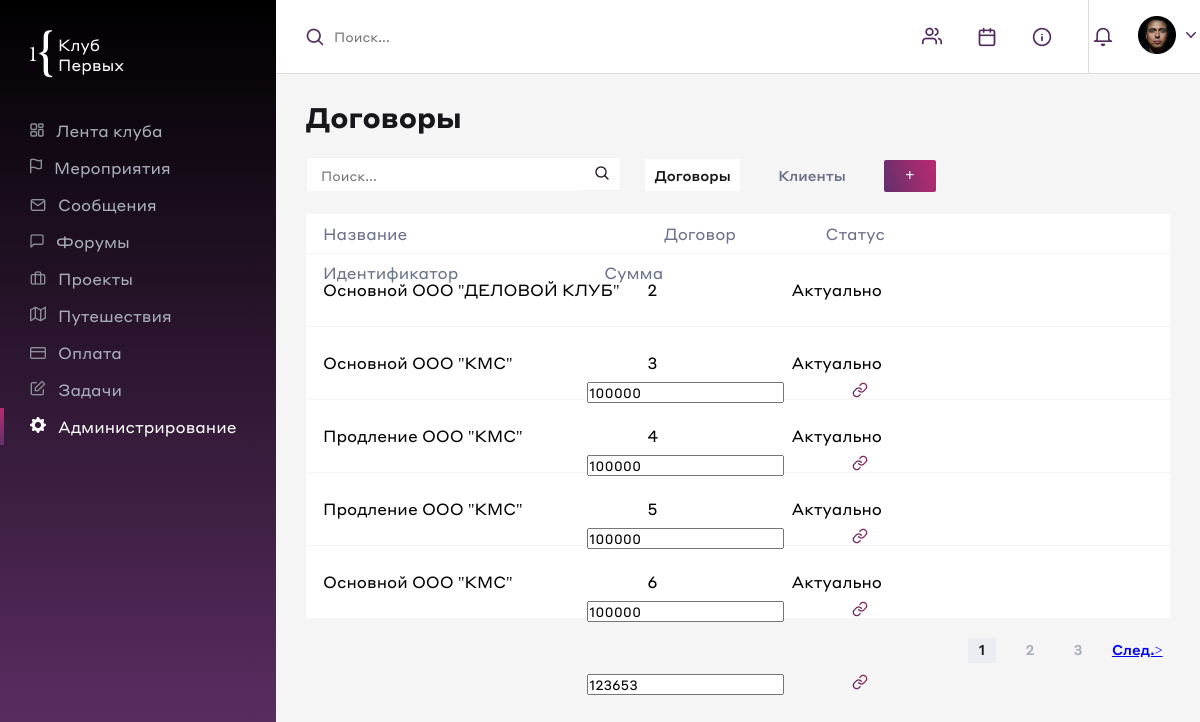
The page / on the database its author committed.
### main/models.py (models this page shows, shortened)
class ContractTemplate(models.Model):
    class Statuses(models.TextChoices):
        actual = 'Актуально', 'Актуально'
        outdated = 'Устарело', 'Устарело'
    class Types(models.TextChoices):
        basic = 'Основной', 'Основной'
        renewal = 'Продление', 'Продление'
    class Companies(models.TextChoices):
        CMS = 'ООО "КМС"', ('ООО "КМС"')
        DC = 'ООО "ДЕЛОВОЙ КЛУБ"', ('ООО "ДЕЛОВОЙ КЛУБ"')
    name = models.CharField('Название', null=False, max_length=50, blank=True)
    template_of_contract = models.FileField('Шаблон договора', null=False, upload_to='upload/', validators=[check_format_of_file])
    amount = models.PositiveIntegerField('Сумма', null=True)
    status = models.CharField('Статус', choices=Statuses.choices, default=Statuses.actual, max_length=100)
    type = models.CharField('Тип', choices=Types.choices, null=False, max_length=50)
    company = models.CharField('Компания', choices=Companies.choices, null=False, max_length=50)
    class Meta:
        verbose_name = 'Шаблон контракта'
        verbose_name_plural = 'Шаблоны контрактов'

### main/views.py (the view)
# urls.py: path('', views.ContractTemplateListAndCreateView.as_view(), name='contract_template_list'),
class ContractTemplateListAndCreateView(ContractTemplateListAndCreateContractMixin, View):
    queryset = get_template_contracts()
    form_contract = get_contract_form()
    form_contract_template = get_contract_template_form()
    template_name = 'contract_templates_list.html'

### main/utils.py (called while the page is built)
    def get(self, request):
        paginator = Paginator(self.queryset, 5)
        page_number = request.GET.get('page')
        page_obj = paginator.get_page(page_number)
        return render(request, self.template_name, {'contract_template_list': page_obj,
                                                    'form_contract': self.form_contract,
                                                    'form_contract_template': self.form_contract_template
                                                    })

### templates/contract_templates_list.html (shortened to what this page needs)
{% load static %}
<!DOCTYPE html>
<html lang="en">
<head>
    <link rel="stylesheet" href="{% static 'admin.css' %}" class="css" />
</head>
<body>
    <div class="admin_navbar">
        <div class="admin_navbar_logo"><img src="{% static 'admin_img/cotf_logo.png' %}"></div>
        <div class="admin_navbar_menu">
            <div class="admin_navbar_menu_item">
                <div class="item_indicator"></div>
                <div class="item_logo"><img src="{% static 'admin_img/panel/news.png' %}"></div>
                <div class="item_link">Лента клуба</div>
            </div>
            <div class="admin_navbar_menu_item">
                <div class="item_indicator"></div>
                <div class="item_logo"><img src="{% static 'admin_img/panel/merop.png' %}"></div>
                <div class="item_link">Мероприятия</div>
            </div>
            <div class="admin_navbar_menu_item">
                <div class="item_indicator"></div>
                <div class="item_logo"><img src="{% static 'admin_img/panel/messages.png' %}"></div>
                <div class="item_link">Сообщения</div>
            </div>
            <div class="admin_navbar_menu_item">
                <div class="item_indicator"></div>
                <div class="item_logo"><img src="{% static 'admin_img/panel/forums.png' %}"></div>
                <div class="item_link">Форумы</div>
            </div>
            <div class="admin_navbar_menu_item">
                <div class="item_indicator"></div>
                <div class="item_logo"><img src="{% static 'admin_img/panel/projs.png' %}"></div>
                <div class="item_link">Проекты</div>
            </div>
            <div class="admin_navbar_menu_item">
                <div class="item_indicator"></div>
                <div class="item_logo"><img src="{% static 'admin_img/panel/travels.png' %}"></div>
                <div class="item_link">Путешествия</div>
            </div>
            <div class="admin_navbar_menu_item">
                <div class="item_indicator"></div>
                <div class="item_logo"><img src="{% static 'admin_img/panel/pay.png' %}"></div>
                <div class="item_link">Оплата</div>
            </div>
            <div class="admin_navbar_menu_item">
                <div class="item_indicator"></div>
                <div class="item_logo"><img src="{% static 'admin_img/panel/tasks.png' %}"></div>
                <div class="item_link">Задачи</div>
            </div>
            <div class="admin_navbar_menu_item">
                <div class="item_indicator item_indicator_active"></div>
                <div class="item_logo"><img src="{% static 'admin_img/panel/administration.png' %}"></div>
                <div class="item_link item_link_active">Администрирование</div>
            </div>
        </div>
    </div>
    <div class="admin_content">
        <div class="searchbar">
            <div class="admin_panel_search">
                <div class="admin_search_box">
                    <div><img src="{% static 'admin_img/topabr/search_search.png' %}"></div>
                    <input type="text" placeholder="Поиск...">
                </div>
                <div class="admin_search_control">
                    <div><img src="{% static 'admin_img/topabr/peoples_search.png' %}"></div>
                    <div><img src="{% static 'admin_img/topabr/calendar_search.png' %}"></div>
                    <div><img src="{% static 'admin_img/topabr/news_search.png' %}"></div>
                </div>
            </div>
            <div class="admin_panel_cab_link">
                <div class="cab_link_col"><img src="{% static 'admin_img/topabr/colocol.png' %}"></div>
                <div class="cab_link_photo"><img src="{% static 'admin_img/topabr/photo.png' %}"></div>
                <div class="cab_link_dropdown"><img src="{% static 'admin_img/topabr/dropdown.png' %}"></div>
            </div>
        </div>
        <div class="main_content">
            <div class="admin_content_title">Договоры</div>
            <div class="admin_content_control_panel">
                <div class="admin_search" >
                    <input type="text" placeholder="Поиск..." />
                    <button><img src="{% static 'admin_img/search.png' %}"></button>
                </div>
                <div class="admin_template_link active_link" ><a href="/">Договоры</a></div>
                <div class="admin_contract_link" ><a href="{% url 'contract_list' %}">Клиенты</a></div>
                <div class="admin_create_template" ><a href="{% url 'tem_form' %}">+</a></div>
            </div>
            <div class="all_templates">
                <div class="template_table_header">
                    <div class="template_table_header_td first_td">Название</div>
                    <div class="template_table_header_td second_td">Договор</div>
                    <div class="template_table_header_td third_td">Статус</div>
                    <div class="template_table_header_td fourth_td">Идентификатор</div>
                    <div class="template_table_header_td fifth_td">Сумма</div>
                </div>
                {% for contracts in contract_template_list %}
                <div class="template_table_row">
                    <form action="" method="post" enctype="multipart/form-data">
                        <div class="template_table_cell first_td">{{ contracts.name }}</div>
                        <div class="template_table_cell second_td">{{ contracts.pk }}</div>
                        <div class="template_table_cell third_td">{{ contracts.status }}</div>
                        {% if contracts.amount != 0 %}
                        <div class="template_table_cell fifth_td"><input name="amount_bitch" value="{{ contracts.amount }}"></div>
                        {% endif %}
                            <div class="template_table_cell create_template_btn"><button type="submit">
                                <img src="{% static 'admin_img/link_templ_creation.png' %}">
                            </button></div>
                    </form>
                </div>
                {% endfor %}
            </div>
            <div class="admin_template_paginator">
                <div class="page_number active_page">1</div>
                <div class="page_number">2</div>
                <div class="page_number">3</div>
                {% if contract_template_list.has_next   %}
                    <div class="paginator_next page_next">
                    <a  href="?page={{ contract_template_list.next_page_number }}">След.&gt;</a>
                    </div>
                {% endif %}
            </div>
        </div>
    </div>
</body>
</html>

### static/admin.css (style rules this page uses)
* { padding: 0; margin: 0; font-family: "Styrene A Web"; }
body { background-color: #f5f5f5; }
.admin_navbar { position: absolute; top: 0; bottom: 0; left: 0; width: 276px; background: linear-gradient(black, #63316B); color: white; }
.admin_content { position: absolute; top: 0; bottom: 0; right: 0; left: 276px; }
.main_content { height: calc(100% - 99px); padding-left: 30px; padding-right: 30px; padding-top: 25px; }
.admin_content_title { font-weight: bold; font-size: 28px; color: #17161A; }
.admin_content_control_panel { margin: 22px 0; }
.admin_search, .admin_template_link, .admin_contract_link, .admin_create_template { display: inline-block; }
.admin_search { width: 313px; height: 32px; background-color: white; margin-right: 20px; border: 1px solid #F1F1F1; font-size: 14px; line-height: 32px; }
.admin_template_link, .admin_contract_link { width: 95px; height: 32px; text-align: center; border-radius: 2px; font-weight: 500; font-size: 14px; line-height: 32px; margin-right: 20px; }
.active_link { background-color: white; }
.active_link a { color: #171619!important; }
.admin_template_link a, .admin_contract_link a, .admin_create_template a { text-decoration: none; color: #6A728A; }
.admin_search input { height: 28px; border-color: transparent; outline: none; padding-left: 12px; width: 259px; }
.admin_search button { height: 32px; width: 32px; background-color: transparent; border: none; }
.admin_create_template a { color: white!important; font-weight: 900; display: block; text-align: center; width: 52px; color: white; height: 32px; line-height: 30px; background: linear-gradient(71.59deg, #60326B 0%, #BD2971 100%); border-radius: 2px; }
.all_templates { background-color: white; max-height: 79%; }
.template_table_header { height: 39px; }
.template_table_header_td { display: inline-block; line-height: 39px; width: calc(18%); color: #6A728A; padding-left: 17px; }
.template_table_row { height: 72px; border-top: 1px solid #f5f5f5; line-height: 72px; padding-left: 17px; }
.template_table_cell { display: inline-block; overflow: hidden; }
.create_template_btn button { background-color: transparent; border: none; cursor: pointer; }
.first_td { width: 320px!important; }
.second_td { width: 140px!important; }
.third_td { width: 160px!important; }
.fourth_td { width: 260px!important; }
.fifth_td { width: 260px!important; }
.admin_template_paginator { float: right; display: flex; margin-top: 20px; }
.admin_template_paginator > div { margin: 0 10px; text-align: center; color: #A8AEBA; font-weight: 500; font-size: 14px; line-height: 22px; cursor: pointer; width: 28px; height: 25px; }
.active_page { background-color: #EAEEF2!important; color: #171619!important; }
.page_next, .page_prev { width: 48px!important; }
.admin_navbar_logo { padding-left: 30px; padding-top: 30px; padding-bottom: 30px; }
.admin_navbar_menu_item { display: flex; align-items: center; }
.item_indicator { height: 37px; width: 4px; margin-right: 26px; background-color: transparent; }
.item_indicator_active { background: linear-gradient( #BA2971 0%,#63316B 100%); }
.item_logo { padding-right: 12px; }
.item_link { cursor: pointer; color: #A8AEBA; }
.item_link_active { color: white; }
.searchbar { height: 73px; width: 100%; background-color: white; display: flex; justify-content: space-between; border-bottom: 1px solid #E1DDD6; }
.admin_panel_cab_link { width: 12%; display: flex; align-items: center; justify-content: center; border-left: 1px solid #E1DDD6; }
.cab_link_col { margin-right: 25px; padding-top: 5px; }
.cab_link_photo { margin-right: 10px; }
.cab_link_dropdown { padding-bottom: 10px; }
.admin_panel_search { width: 88%; display: flex; justify-content: space-between; align-items: center; }
.admin_search_control, .admin_search_box { display: flex; }
.admin_search_control > div { padding-right: 36px; padding-top: 5px; }
.admin_search_box { padding-left: 30px; }
.admin_search_box input { border: none; outline: none; width: 580px; }
.admin_search_box > div { padding-top: 5px; padding-right: 10px; }

### rows shown on the page
ContractTemplate: name "Основной ООО \"ДЕЛОВОЙ КЛУБ\"", pk "2", status "Актуально", amount_bitch "100000"
ContractTemplate: name "Основной ООО \"КМС\"", pk "3", status "Актуально", amount_bitch "100000"
ContractTemplate: name "Продление ООО \"КМС\"", pk "4", status "Актуально", amount_bitch "100000"
ContractTemplate: name "Продление ООО \"КМС\"", pk "5", status "Актуально", amount_bitch "100000"
ContractTemplate: name "Основной ООО \"КМС\"", pk "6", status "Актуально", amount_bitch "123653"
